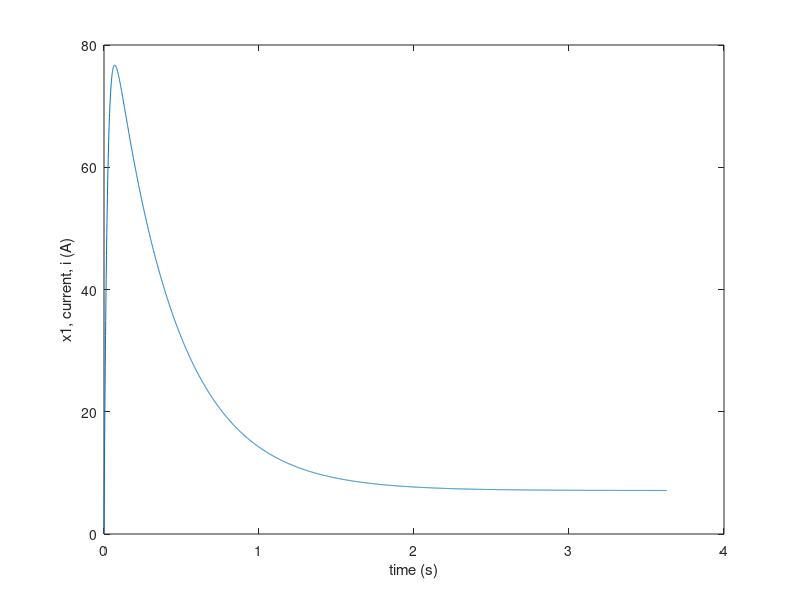
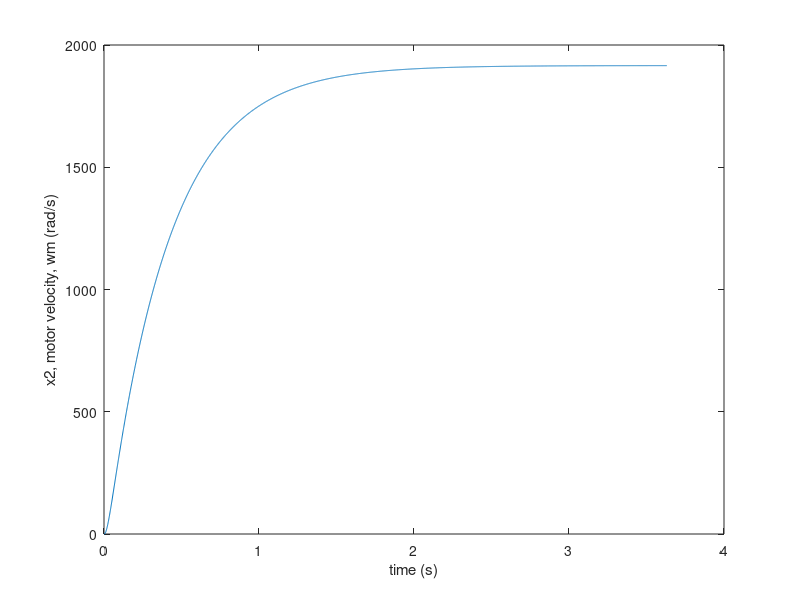
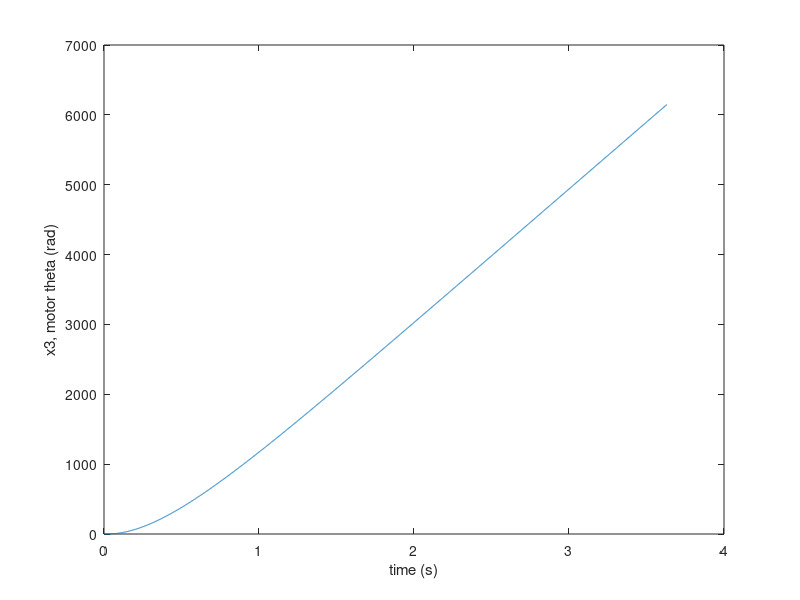
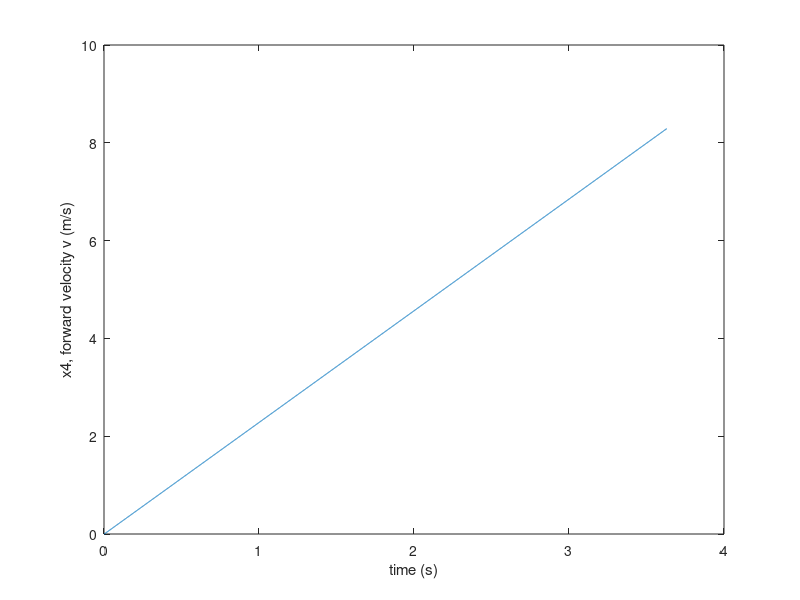

The MATLAB script that drew these images, in order:

% delete all variables
clear;

% close existing figure windows
close ALL;

% load array from file into matlab
% note that columns can be separated by space / tab or commas in matlab
temp = importdata('output.txt', ',', 1);
A = temp.data;
delete temp;

% file format
% time(s),x1,x2,x3,x4,x5

k = 1;
t  = A(:,k); k = k + 1;

x1 = A(:,k); k = k + 1;
x2 = A(:,k); k = k + 1;
x3 = A(:,k); k = k + 1;
x4 = A(:,k); k = k + 1;
x5 = A(:,k); k = k + 1;

k = 1;

figure(k); k = k + 1;
plot(t,x1);
ylabel('x1, current, i (A)');
xlabel('time (s)');

figure(k); k = k + 1;
plot(t,x2);
ylabel('x2, motor velocity, wm (rad/s)');
xlabel('time (s)');

figure(k); k = k + 1;
plot(t,x3);
ylabel('x3, motor theta (rad)');
xlabel('time (s)');

figure(k); k = k + 1;
plot(t,x4);
ylabel('x4, forward velocity v (m/s)');
xlabel('time (s)');

figure(k); k = k + 1;
plot(t,x5);
ylabel('x5, forward position x (m)');
xlabel('time (s)');
